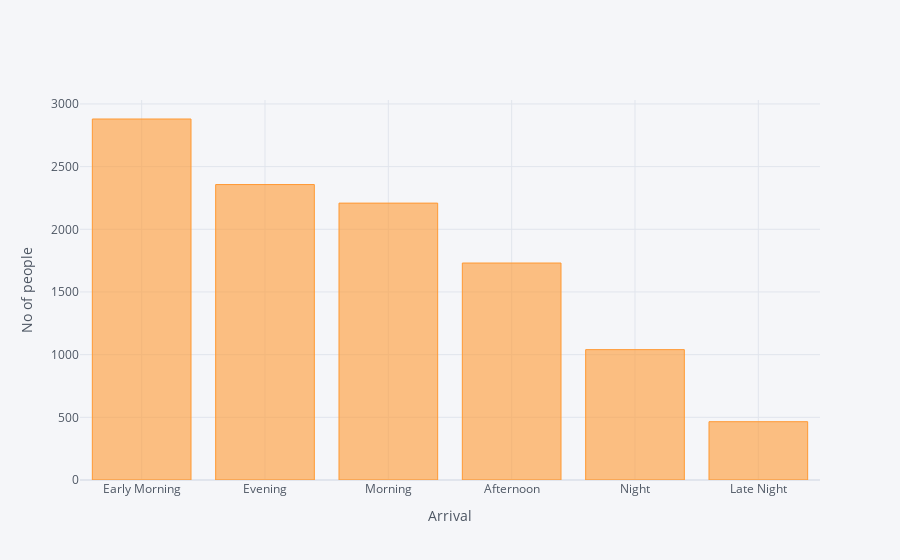

Notebook code cell kept with this figure:
### Code cell
data['Dep_Time_hour'].apply(flight_dep_time).value_counts().iplot(kind='bar',yTitle='No of people' , xTitle='Arrival'); # bar chart

### Figure 1 — Plotly figure (JSON) as saved in the notebook; plotly's stock layout.template omitted (floating-point values rounded to 4 significant figures)
{"data": [{"marker": {"color": "rgba(255, 153, 51, 0.6)", "line": {"color": "rgba(255, 153, 51, 1.0)", "width": 1}}, "name": "Dep_Time_hour", "orientation": "v", "text": "", "type": "bar", "x": ["Early Morning", "Evening", "Morning", "Afternoon", "Night", "Late Night"], "y": [2880, 2357, 2209, 1731, 1040, 465]}], "layout": {"legend": {"bgcolor": "#F5F6F9", "font": {"color": "#4D5663"}}, "paper_bgcolor": "#F5F6F9", "plot_bgcolor": "#F5F6F9", "title": {"font": {"color": "#4D5663"}}, "xaxis": {"gridcolor": "#E1E5ED", "showgrid": true, "tickfont": {"color": "#4D5663"}, "title": {"font": {"color": "#4D5663"}, "text": "Arrival"}, "zerolinecolor": "#E1E5ED"}, "yaxis": {"gridcolor": "#E1E5ED", "showgrid": true, "tickfont": {"color": "#4D5663"}, "title": {"font": {"color": "#4D5663"}, "text": "No of people"}, "zerolinecolor": "#E1E5ED"}}}
